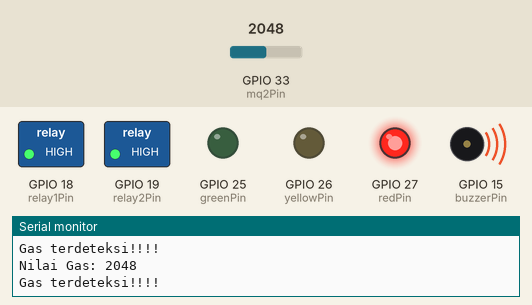
Simulated run of this sketch. Board: ESP32. Shown: switched loads named in the sketch (green lamp = pin HIGH), output pins drawn as LEDs (lit = HIGH), buzzer (waves = sounding), the last lines printed to the serial monitor. The test bench sets the inputs (shaded band); at power-on: GPIO 33 (mq2Pin) = 2048.

Above: at 1.8 s.
1.9 s: GPIO 33 (mq2Pin) set to 220
3.4 s: GPIO 33 (mq2Pin) set to 188
At 5.2 s:
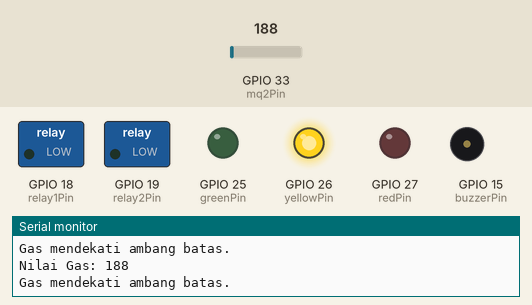
5.5 s: GPIO 33 (mq2Pin) set to 0
At 6.9 s:
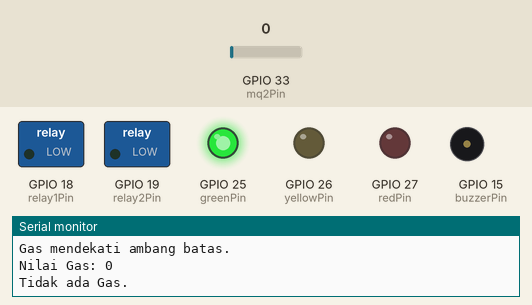
7.5 s: GPIO 33 (mq2Pin) set to 240
At 8.5 s:
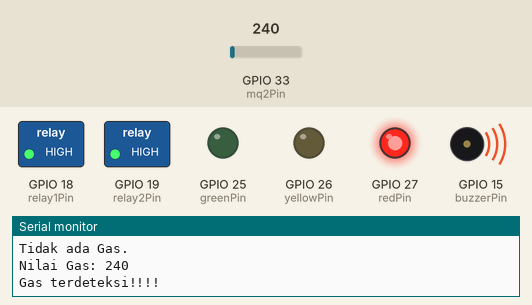
9.5 s: GPIO 33 (mq2Pin) set to 160
At 11.2 s:
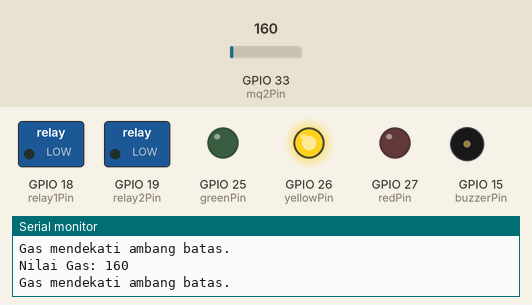
Timing chart, 0 to 12.5 s (numbered marks = the images above; inputs shaded):
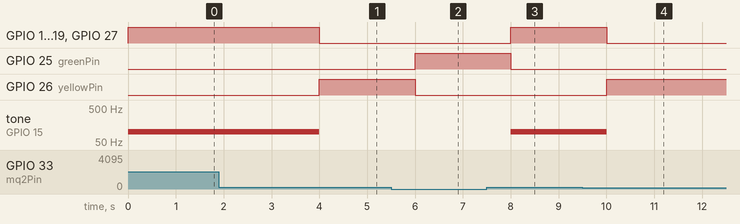

Measured:
- the behaviour switches between 201 and 200 on GPIO 33 (mq2Pin) (found by bisection; images 0 and 1)
- after the input at 3.4 s, GPIO 18 (relay1Pin), GPIO 19 (relay2Pin), GPIO 27 (redPin): HIGH → LOW after 0.60 s; GPIO 26 (yellowPin): LOW → HIGH after 0.60 s; tone on GPIO 15 (buzzerPin): 100 Hz → silent after 0.60 s
- after the input at 5.5 s, GPIO 25 (greenPin): LOW → HIGH after 0.50 s; GPIO 26 (yellowPin): HIGH → LOW after 0.50 s
- after the input at 7.5 s, GPIO 18 (relay1Pin), GPIO 19 (relay2Pin), GPIO 27 (redPin): LOW → HIGH after 0.50 s; GPIO 25 (greenPin): HIGH → LOW after 0.50 s; tone on GPIO 15 (buzzerPin): silent → 100 Hz after 0.50 s
- after the input at 9.5 s, GPIO 18 (relay1Pin), GPIO 19 (relay2Pin), GPIO 27 (redPin): HIGH → LOW after 0.50 s; GPIO 26 (yellowPin): LOW → HIGH after 0.50 s; tone on GPIO 15 (buzzerPin): 100 Hz → silent after 0.50 s

The sketch:

mq2_.ino
```cpp
const int mq2Pin = 33;       // Pin ADC untuk MQ-2 di ESP32 (gunakan GPIO 33)
const int relay1Pin = 18;    // Relay 1
const int relay2Pin = 19;    // Relay 2
const int redPin = 27;       // Pin untuk LED Merah
const int yellowPin = 26;    // Pin untuk LED Kuning
const int greenPin = 25;     // Pin untuk LED Hijau
const int buzzerPin = 15;    // Pin untuk Buzzer
int threshold = 200;         // Ambang batas asap

void setup() {
  Serial.begin(9600); // Memulai komunikasi serial

  pinMode(mq2Pin, INPUT);       // Set pin MQ-2 sebagai input
  pinMode(relay1Pin, OUTPUT);   // Set pin relay 1 sebagai output
  pinMode(relay2Pin, OUTPUT);   // Set pin relay 2 sebagai output
  pinMode(redPin, OUTPUT);      // Set pin LED Merah sebagai output
  pinMode(yellowPin, OUTPUT);   // Set pin LED Kuning sebagai output
  pinMode(greenPin, OUTPUT);    // Set pin LED Hijau sebagai output
  pinMode(buzzerPin, OUTPUT);   // Set pin buzzer sebagai output

  // Memastikan relay, LED, dan buzzer dalam keadaan mati saat memulai
  digitalWrite(relay1Pin, LOW);
  digitalWrite(relay2Pin, LOW);
  turnOffLEDs();                // Mematikan semua LED
  noTone(buzzerPin);            // Memastikan buzzer mati
}

void loop() {
  int smokeValue = analogRead(mq2Pin); // Membaca nilai sensor MQ-2
  Serial.print("Nilai Gas: ");
  Serial.println(smokeValue);          // Menampilkan nilai asap di Serial Monitor

  if (smokeValue > threshold) {
    digitalWrite(relay1Pin, HIGH);    // Aktifkan Relay 1
    digitalWrite(relay2Pin, HIGH);    // Aktifkan Relay 2
    tone(buzzerPin, 100);             // Mengeluarkan suara buzzer
    setLEDColor("RED");               // Merah - asap terdeteksi
    Serial.println("Gas terdeteksi!!!!");
  } else if (smokeValue > threshold - 50) {
    digitalWrite(relay1Pin, LOW);
    digitalWrite(relay2Pin, LOW);
    noTone(buzzerPin);                // Memastikan buzzer mati
    setLEDColor("YELLOW");            // Kuning - kadar asap mendekati batas
    Serial.println("Gas mendekati ambang batas.");
  } else {
    digitalWrite(relay1Pin, LOW);     // Matikan Relay 1
    digitalWrite(relay2Pin, LOW);     // Matikan Relay 2
    noTone(buzzerPin);                // Mematikan buzzer
    setLEDColor("GREEN");             // Hijau - tidak ada asap
    Serial.println("Tidak ada Gas.");
  }

  delay(1000); // Delay untuk pembacaan setiap detik
}

// Fungsi untuk mematikan semua LED
void turnOffLEDs() {
  digitalWrite(redPin, LOW);
  digitalWrite(yellowPin, LOW);
  digitalWrite(greenPin, LOW);
}

// Fungsi untuk mengatur warna LED
void setLEDColor(String color) {
  turnOffLEDs(); // Memastikan hanya satu LED yang menyala
  if (color == "RED") {
    digitalWrite(redPin, HIGH);
  } else if (color == "YELLOW") {
    digitalWrite(yellowPin, HIGH);
  } else if (color == "GREEN") {
    digitalWrite(greenPin, HIGH);
  }
}
```
